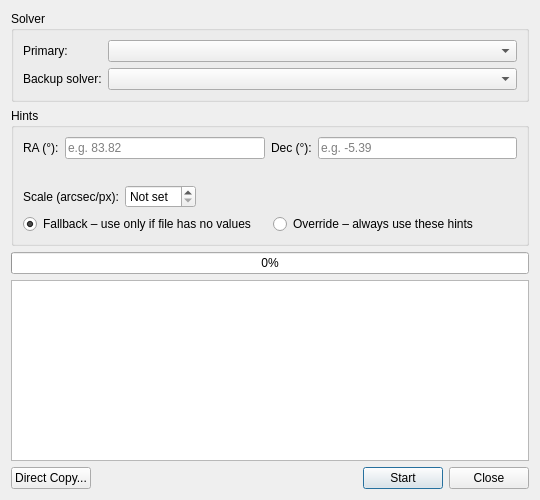
<?xml version="1.0" encoding="UTF-8"?>
<ui version="4.0">
 <class>PlateSolveDialog</class>
 <widget class="QDialog" name="PlateSolveDialog">
  <property name="geometry">
   <rect>
    <x>0</x>
    <y>0</y>
    <width>540</width>
    <height>500</height>
   </rect>
  </property>
  <property name="windowTitle">
   <string>Plate Solve</string>
  </property>
  <layout class="QVBoxLayout" name="verticalLayout">
   <item>
    <widget class="QGroupBox" name="solver_group">
     <property name="title">
      <string>Solver</string>
     </property>
     <layout class="QFormLayout" name="solver_form">
      <item row="0" column="0">
       <widget class="QLabel" name="primary_label">
        <property name="text">
         <string>Primary:</string>
        </property>
       </widget>
      </item>
      <item row="0" column="1">
       <widget class="QComboBox" name="primary_solver_combo"/>
      </item>
      <item row="1" column="0">
       <widget class="QLabel" name="backup_label">
        <property name="text">
         <string>Backup solver:</string>
        </property>
       </widget>
      </item>
      <item row="1" column="1">
       <widget class="QComboBox" name="backup_solver_combo"/>
      </item>
     </layout>
    </widget>
   </item>
   <item>
    <widget class="QGroupBox" name="hints_group">
     <property name="title">
      <string>Hints</string>
     </property>
     <layout class="QVBoxLayout" name="hints_layout">
      <item>
       <layout class="QGridLayout" name="coord_grid">
        <item row="0" column="0">
         <widget class="QLabel" name="ra_label">
          <property name="text">
           <string>RA (°):</string>
          </property>
         </widget>
        </item>
        <item row="0" column="1">
         <widget class="QLineEdit" name="hint_ra_edit">
          <property name="toolTip">
           <string>Right Ascension in decimal degrees. You may also paste HMS (e.g. 05:34:32) and it will be converted on focus-out.</string>
          </property>
          <property name="placeholderText">
           <string>e.g. 83.82</string>
          </property>
         </widget>
        </item>
        <item row="0" column="2">
         <widget class="QLabel" name="dec_label">
          <property name="text">
           <string>Dec (°):</string>
          </property>
         </widget>
        </item>
        <item row="0" column="3">
         <widget class="QLineEdit" name="hint_dec_edit">
          <property name="toolTip">
           <string>Declination in decimal degrees. You may also paste DMS (e.g. -05:23:28) and it will be converted on focus-out.</string>
          </property>
          <property name="placeholderText">
           <string>e.g. -5.39</string>
          </property>
         </widget>
        </item>
        <item row="1" column="1">
         <widget class="QLabel" name="hint_ra_hms_label">
          <property name="toolTip">
           <string>Right Ascension in H:M:S</string>
          </property>
         </widget>
        </item>
        <item row="1" column="3">
         <widget class="QLabel" name="hint_dec_dms_label">
          <property name="toolTip">
           <string>Declination in D:M:S</string>
          </property>
         </widget>
        </item>
       </layout>
      </item>
      <item>
       <layout class="QHBoxLayout" name="scale_layout">
        <item>
         <widget class="QLabel" name="scale_label">
          <property name="text">
           <string>Scale (arcsec/px):</string>
          </property>
         </widget>
        </item>
        <item>
         <widget class="QDoubleSpinBox" name="hint_scale_spin">
          <property name="toolTip">
           <string>Pixel scale in arcseconds per pixel. Set to 0 to leave unspecified.</string>
          </property>
          <property name="specialValueText">
           <string>Not set</string>
          </property>
          <property name="decimals">
           <number>3</number>
          </property>
          <property name="minimum">
           <double>0.000000000000000</double>
          </property>
          <property name="maximum">
           <double>100.000000000000000</double>
          </property>
         </widget>
        </item>
        <item>
         <spacer name="scale_spacer">
          <property name="orientation">
           <enum>Qt::Orientation::Horizontal</enum>
          </property>
          <property name="sizeHint" stdset="0">
           <size>
            <width>40</width>
            <height>20</height>
           </size>
          </property>
         </spacer>
        </item>
       </layout>
      </item>
      <item>
       <layout class="QHBoxLayout" name="mode_layout">
        <item>
         <widget class="QRadioButton" name="hint_fallback_radio">
          <property name="text">
           <string>Fallback – use only if file has no values</string>
          </property>
          <property name="checked">
           <bool>true</bool>
          </property>
         </widget>
        </item>
        <item>
         <widget class="QRadioButton" name="hint_override_radio">
          <property name="text">
           <string>Override – always use these hints</string>
          </property>
         </widget>
        </item>
       </layout>
      </item>
     </layout>
    </widget>
   </item>
   <item>
    <widget class="QProgressBar" name="progressBar">
     <property name="value">
      <number>0</number>
     </property>
    </widget>
   </item>
   <item>
    <widget class="QPlainTextEdit" name="log_edit">
     <property name="readOnly">
      <bool>true</bool>
     </property>
     <property name="minimumSize">
      <size>
       <width>0</width>
       <height>120</height>
      </size>
     </property>
    </widget>
   </item>
   <item>
    <layout class="QHBoxLayout" name="button_layout">
     <item>
      <widget class="QPushButton" name="direct_copy_button">
       <property name="text">
        <string>Direct Copy...</string>
       </property>
      </widget>
     </item>
     <item>
      <spacer name="button_spacer">
       <property name="orientation">
        <enum>Qt::Orientation::Horizontal</enum>
       </property>
       <property name="sizeHint" stdset="0">
        <size>
         <width>40</width>
         <height>20</height>
        </size>
       </property>
      </spacer>
     </item>
     <item>
      <widget class="QPushButton" name="start_button">
       <property name="text">
        <string>Start</string>
       </property>
       <property name="default">
        <bool>true</bool>
       </property>
      </widget>
     </item>
     <item>
      <widget class="QPushButton" name="close_button">
       <property name="text">
        <string>Close</string>
       </property>
      </widget>
     </item>
    </layout>
   </item>
  </layout>
 </widget>
 <resources/>
 <connections/>
</ui>
